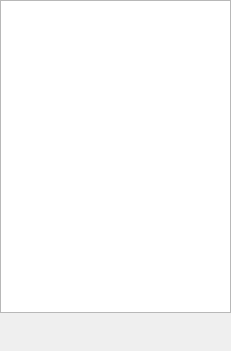
<?xml version="1.0" encoding="UTF-8"?>
<ui version="4.0">
 <class>QueryView</class>
 <widget class="QWidget" name="QueryView">
  <property name="geometry">
   <rect>
    <x>0</x>
    <y>0</y>
    <width>231</width>
    <height>351</height>
   </rect>
  </property>
  <property name="windowTitle">
   <string>Form</string>
  </property>
  <layout class="QVBoxLayout" name="verticalLayout">
   <property name="margin">
    <number>0</number>
   </property>
   <item>
    <widget class="QListWidget" name="listView">
     <property name="dragDropOverwriteMode">
      <bool>false</bool>
     </property>
     <property name="dragDropMode">
      <enum>QAbstractItemView::InternalMove</enum>
     </property>
    </widget>
   </item>
   <item>
    <layout class="QHBoxLayout" name="horizontalLayout_5">
     <item>
      <spacer name="horizontalSpacer_5">
       <property name="orientation">
        <enum>Qt::Horizontal</enum>
       </property>
       <property name="sizeHint" stdset="0">
        <size>
         <width>40</width>
         <height>20</height>
        </size>
       </property>
      </spacer>
     </item>
     <item>
      <widget class="QPushButton" name="acceptQuery">
       <property name="sizePolicy">
        <sizepolicy hsizetype="Fixed" vsizetype="Fixed">
         <horstretch>0</horstretch>
         <verstretch>0</verstretch>
        </sizepolicy>
       </property>
       <property name="minimumSize">
        <size>
         <width>32</width>
         <height>32</height>
        </size>
       </property>
       <property name="maximumSize">
        <size>
         <width>32</width>
         <height>32</height>
        </size>
       </property>
       <property name="baseSize">
        <size>
         <width>32</width>
         <height>32</height>
        </size>
       </property>
       <property name="toolTip">
        <string>Add taxonomy node</string>
       </property>
       <property name="text">
        <string/>
       </property>
       <property name="icon">
        <iconset resource="../../rsc/espina.qrc">
         <normaloff>:/espina/accept.png</normaloff>:/espina/accept.png</iconset>
       </property>
       <property name="iconSize">
        <size>
         <width>22</width>
         <height>22</height>
        </size>
       </property>
       <property name="flat">
        <bool>true</bool>
       </property>
      </widget>
     </item>
     <item>
      <widget class="QPushButton" name="writeDataToFile">
       <property name="sizePolicy">
        <sizepolicy hsizetype="Fixed" vsizetype="Fixed">
         <horstretch>0</horstretch>
         <verstretch>0</verstretch>
        </sizepolicy>
       </property>
       <property name="minimumSize">
        <size>
         <width>32</width>
         <height>32</height>
        </size>
       </property>
       <property name="maximumSize">
        <size>
         <width>32</width>
         <height>32</height>
        </size>
       </property>
       <property name="baseSize">
        <size>
         <width>32</width>
         <height>32</height>
        </size>
       </property>
       <property name="toolTip">
        <string>Add taxonomy node</string>
       </property>
       <property name="text">
        <string/>
       </property>
       <property name="icon">
        <iconset resource="../../rsc/espina.qrc">
         <normaloff>:/espina/cancel.png</normaloff>:/espina/cancel.png</iconset>
       </property>
       <property name="iconSize">
        <size>
         <width>22</width>
         <height>22</height>
        </size>
       </property>
       <property name="flat">
        <bool>true</bool>
       </property>
      </widget>
     </item>
    </layout>
   </item>
  </layout>
 </widget>
 <resources>
  <include location="../../rsc/espina.qrc"/>
 </resources>
 <connections/>
</ui>
